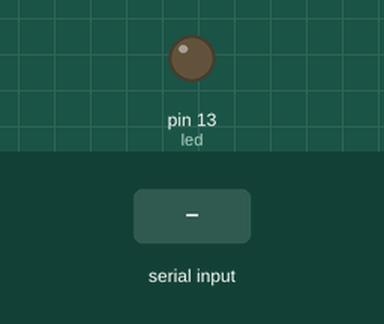
Recording of a sketch running on a simulated Arduino Uno, built with avr-gcc and run on an emulated ATmega328P. Parts: output pins drawn as LEDs (lit = HIGH). The inputs (shaded band) are chosen by the test bench.

Above: at 1.2 s.
1.3 s: "p" received over Serial
At 2.2 s:
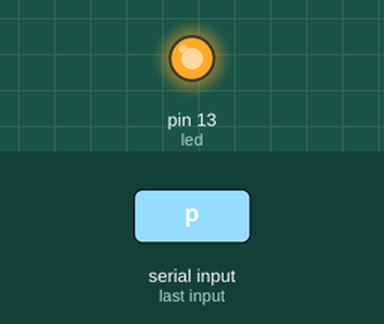
2.8 s: "n" received over Serial
At 3.3 s:
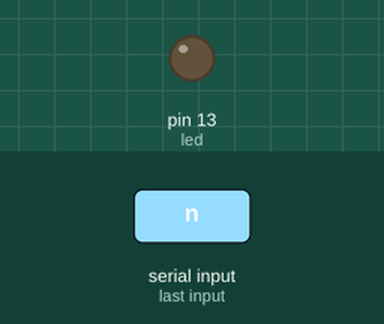
Timing chart, 0 to 5.8 s (numbered marks = the images above; inputs shaded):
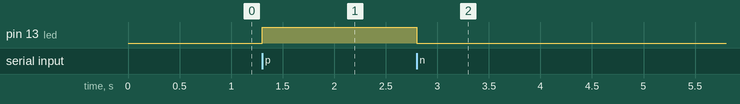

The sketch:

sketch_jan28b.ino
```cpp
int led=13;
int opcion;

void setup() {
  // put your setup code here, to run once:
  Serial.begin(9600);
  pinMode(led,OUTPUT);
}

void loop() {
  // put your main code here, to run repeatedly:
  if(Serial.available()>0){
    opcion=Serial.read();
    if(opcion=='p'){
      digitalWrite(led,HIGH);
    }
    else if(opcion=='n'){
      digitalWrite(led,LOW);
    }
  }
}
```

Measured:
- after the input at 1.3 s, pin 13 (led): LOW → HIGH at once
- after the input at 2.8 s, pin 13 (led): HIGH → LOW at once
